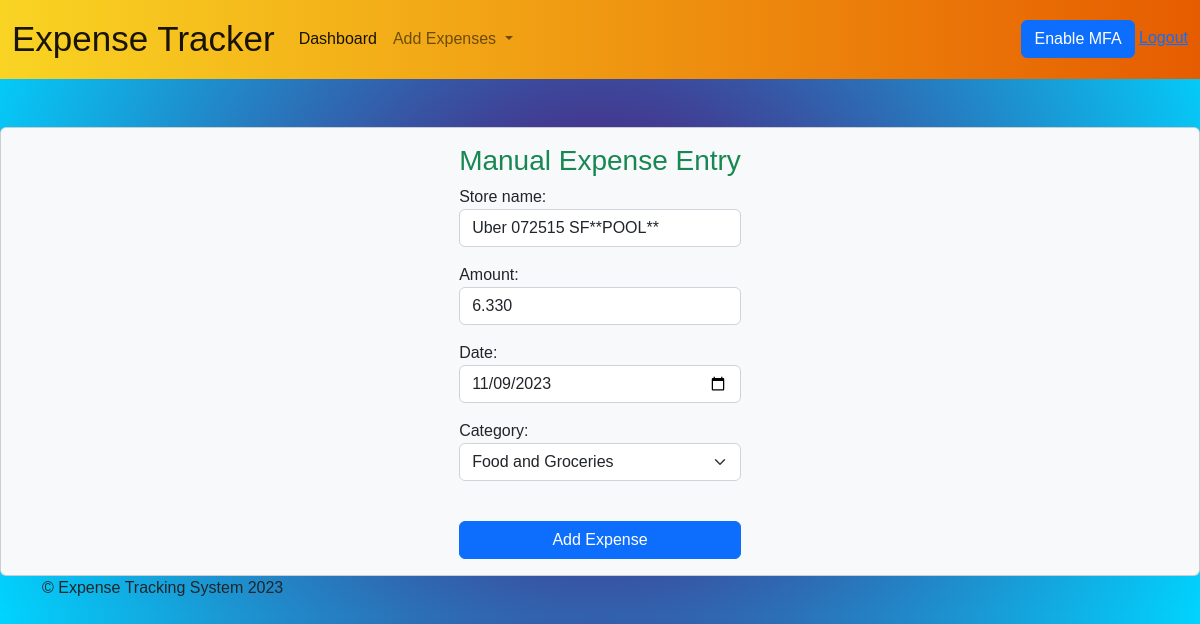
/update-expense/27/update (signed in), run on an earlier commit of the app's database.
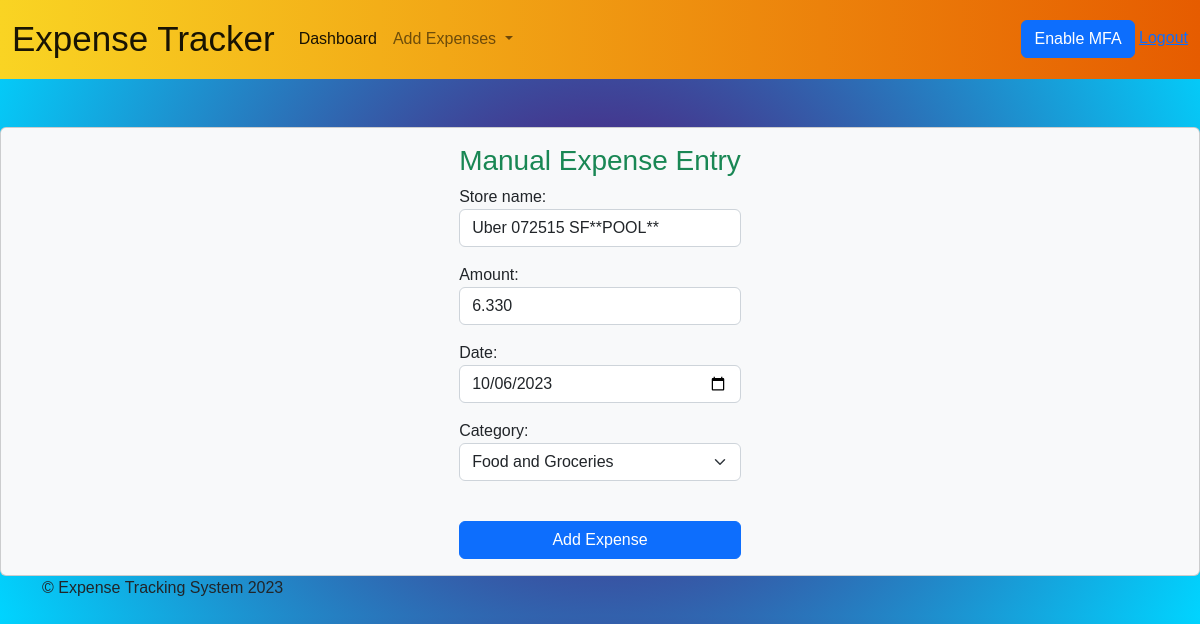
And on a later commit of the database.
### expenseapp/models.py (models this page shows)
class Expense(models.Model):
     user = models.ForeignKey(User, on_delete=models.CASCADE)
     store_name = models.CharField(max_length=35)
     amount = models.DecimalField(max_digits=20, decimal_places=3)
     date = models.DateField()
     category = models.CharField(max_length=35)
     receipt_image_path = models.CharField(max_length=277, blank=True, null=True)

### expenseapp/views.py (the view, shortened to what this page needs)
# urls.py: path('update-expense/<int:pk>/update', views.ExpenseUpdateView.as_view(),
class ExpenseUpdateView(LoginRequiredMixin, UpdateView):
    model = Expense
    template_name = "manual_expense_entry.html"
    form_class = ExpenseForm
    success_url = reverse_lazy("expense_list")

### expenseapp/forms.py
class ExpenseForm(forms.ModelForm):
    store_name = forms.CharField(widget=forms.TextInput(attrs={'class': 'form-control'}))
    amount = forms.DecimalField(max_digits=20, decimal_places=3, widget=forms.NumberInput(attrs={'class': 'form-control'} ))
    date = forms.DateField(widget=forms.DateInput(attrs={'type': 'date', 'class': 'form-control'}))
    category = forms.ChoiceField(choices=CATEGORIES_CHOICES,
        widget=forms.Select(attrs={'class': 'form-select'}), required=False)
    class Meta:
        model = Expense
        fields = ['store_name', 'amount', 'date', 'category']

### expenseapp/templates/manual_expense_entry.html (shortened to what this page needs)
{% extends 'base.html' %}
{% block content %}
<div class="row">
  <div class="col-sm-12 col-md-12">
   <div class="card bg-light">
    <div style="margin:auto;" class="card-body">
      <h3 class="card-title text-center text-success">Manual Expense Entry</h3>
<form method="post" action="">
  {{ form.as_p }}
  <br>
	<div class="d-grid gap-2">
    <button type="submit" class="btn btn-primary">Add Expense</button>
	</div>
</form>
</div>
</div>
</div>
  </div>
{% endblock %}

What changed in the data, as far as the page shows it:
changed Expense "Uber 072515 SF**POOL**": date "11/09/2023" → "10/06/2023"
